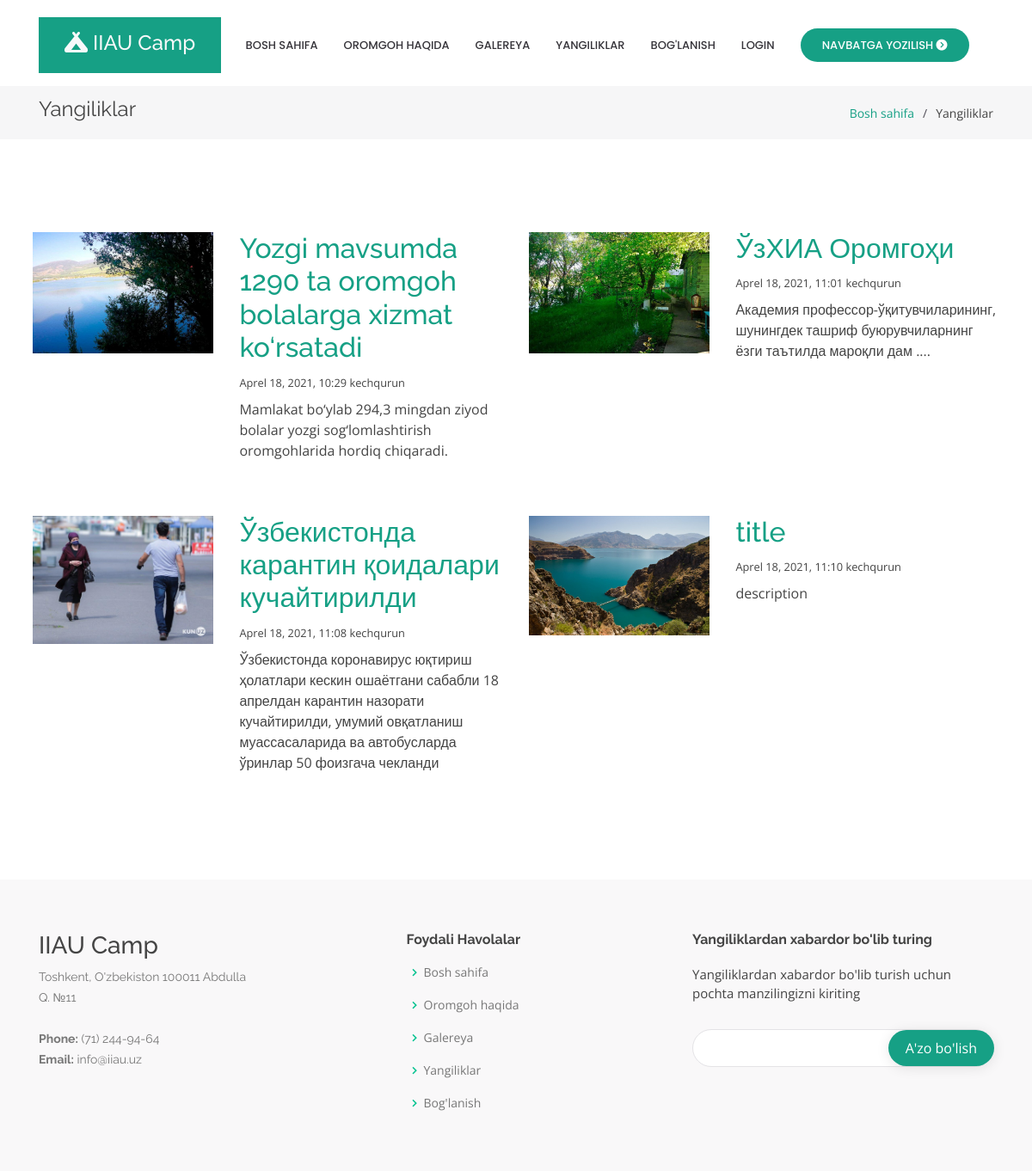
Page /news/ on the committed database.
### news/models.py (models this page shows, shortened)
class News(models.Model):
    title = models.CharField(max_length=255)
    description = models.TextField(null=True, blank=True)
    content = models.TextField()
    image = models.ImageField(null=True, blank=True)
    created_at = models.DateTimeField(auto_now=True)
    updated_at = models.DateTimeField(auto_now_add=True)
    def get_absolute_url(self):
        return reverse('news:news_detail', args=[self.id])

### news/views.py (the view)
# urls.py: path('', views.index, name='index')
def index(request):
    news = News.objects.all()
    return render(request, 'news.html', {'news': news})

### templates/news.html
{% extends 'base.html' %}
{% block main %}
    <main id="main">
        <section class="breadcrumbs">
            <div class="container">
                <div class="d-flex justify-content-between align-items-center">
                    <h2>Yangiliklar</h2>
                    <ol>
                        <li><a href="/">Bosh sahifa</a></li>
                        <li>Yangiliklar</li>
                    </ol>
                </div>
            </div>
        </section>
        <section class="inner-page">
            <div class="container px-2 my-4">
                <div class="row">
                    {% for new in news %}
                        <div class="col-lg-6 d-flex justify-content-md-center">
                            <div class="row my-4">
                                <div class="col-5">
                                    <img src="{{ new.image.url }}" class="w-100">
                                </div>
                                <div class="col-md-7">
                                    <h2>
                                        <a href="{{ new.get_absolute_url }}">{{ new.title }}</a>
                                    </h2>
                                    <small>{{ new.created_at }}</small>
                                    <p class="mt-md-2">
                                        {{ new.description }}
                                    </p>
                                </div>
                            </div>
                        </div>
                    {% endfor %}
                </div>
            </div>
        </section>
    </main>
{% endblock %}

### templates/base.html (shortened to what this page needs)
{% load static %}
<!DOCTYPE html>
<html lang="uz">
{% include 'layout/head.html' %}
<body>
{% include 'layout/header.html' %}
{% block main %}{% endblock %}
{% include 'layout/footer.html' %}
</body>
</html>

### templates/layout/head.html (shortened to what this page needs)
{% load static %}
<head>
    <link href="{% static 'assets/vendor/bootstrap/css/bootstrap.min.css' %}" rel="stylesheet">
    <link href="{% static 'assets/vendor/icofont/icofont.min.css' %}" rel="stylesheet">
    <link href="{% static 'assets/vendor/boxicons/css/boxicons.min.css' %}" rel="stylesheet">
    <link href="{% static 'assets/vendor/remixicon/remixicon.css' %}" rel="stylesheet">
    <link href="{% static 'assets/vendor/venobox/venobox.css' %}" rel="stylesheet">
    <link href="{% static 'assets/vendor/owl.carousel/assets/owl.carousel.min.css' %}" rel="stylesheet">
    <link href="{% static 'assets/vendor/aos/aos.css' %}" rel="stylesheet">
    <link href="{% static 'assets/css/style.css' %}" rel="stylesheet">
</head>

### templates/layout/header.html
{% load static %}
<header id="header" class="fixed-top d-flex align-items-center">
    <div class="container">
        <div class="header-container d-flex align-items-center">
            <div class="logo">
                <h4><a class="text-light" href="/"><i class="fas fa-campground"></i> <span>IIAU Camp</span></a></h4>
            </div>
            <nav class="nav-menu d-none d-lg-block text-center m-auto">
                <ul>
                    <li><a href="/#hero">Bosh sahifa</a></li>
                    <li><a href="/#about">Oromgoh haqida</a></li>
                    <li><a href="/#galery">Galereya</a></li>
                    <li><a href="/news">Yangiliklar</a></li>
                    <li><a href="/#contact">Bog'lanish</a></li>
                    {% if user.is_authenticated %}
                        <li class="nav-item dropdown">
                            <a class="nav-link" href="#" id="navbarDropdown" role="button"
                               data-toggle="dropdown" aria-haspopup="true" aria-expanded="false">
                                <i class="fas fa-user mr-1"></i>
                                {{ user }}
                            </a>
                            <div class="dropdown-menu" aria-labelledby="navbarDropdown">
                                <a class="dropdown-item" href="/control">Navbat tizimi</a>
                                <a class="dropdown-item" href="/logout"> <i class="fas fa-quit"></i>Chiqish</a>
                            </div>
                        </li>
                    {% else %}
                        <li><a href="/login">Login</a></li>
                        <li class="get-started"><a href="{% url 'main:queue' %}">Navbatga yozilish <i
                                class="fas fa-chevron-circle-right"></i></a></li>
                    {% endif %}
                </ul>
            </nav>
        </div>
    </div>
</header>

### templates/layout/footer.html
<footer id="footer">
    <div class="footer-top">
        <div class="container">
            <div class="row d-flex justify-content-sm-between">
                <div class="col-lg-3 col-md-6 footer-contact">
                    <h3>IIAU Camp</h3>
                    <p>Toshkent, O'zbekiston 100011
                        Abdulla Q. №11 <br><br>
                        <strong>Phone:</strong> (71) 244-94-64<br>
                        <strong>Email:</strong> info@iiau.uz<br>
                    </p>
                </div>
                <div class="col-lg-2 col-md-6 footer-links">
                    <h4>Foydali Havolalar</h4>
                    <ul>
                        <li><i class="bx bx-chevron-right"></i> <a href="#">Bosh sahifa</a></li>
                        <li><i class="bx bx-chevron-right"></i> <a href="#">Oromgoh haqida</a></li>
                        <li><i class="bx bx-chevron-right"></i> <a href="#">Galereya</a></li>
                        <li><i class="bx bx-chevron-right"></i> <a href="#">Yangiliklar</a></li>
                        <li><i class="bx bx-chevron-right"></i> <a href="#">Bog'lanish</a></li>
                    </ul>
                </div>
                <div class="col-lg-4 col-md-6 footer-newsletter">
                    <h4>Yangiliklardan xabardor bo'lib turing</h4>
                    <p>Yangiliklardan xabardor bo'lib turish uchun pochta manzilingizni kiriting</p>
                    <form action="" method="post">
                        <input type="email" name="email"><input type="submit" value="A'zo bo'lish">
                    </form>
                </div>
            </div>
        </div>
    </div>
</footer>

### templates/layout/foot.html (shortened to what this page needs)
{% load static %}

### static/assets/css/style.css (style rules this page uses)
body { font-family: "Open Sans", sans-serif; color: #444444; }
a { color: #16a085; }
h1, h2, h3, h4, h5, h6 { font-family: "Raleway", sans-serif; }
#header { transition: all 0.5s; z-index: 997; transition: all 0.5s; top: 20px; }
#header .header-container { background: #fff; }
#header .logo { overflow: hidden; padding: 16px 30px 12px 30px; background: #16a085; }
.nav-menu, .nav-menu * { margin: 0; padding: 0; list-style: none; }
.nav-menu > ul > li { position: relative; white-space: nowrap; float: left; }
.nav-menu a { display: block; position: relative; color: #36343a; padding: 10px 15px; transition: 0.3s; font-size: 13px; font-weight: 500; text-transform: uppercase; font-family: "Poppins", sans-serif; }
.nav-menu .get-started a { background: #16a085; color: #fff; border-radius: 50px; margin: 0 15px; padding: 10px 25px; }
.mobile-nav { position: fixed; top: 55px; right: 15px; bottom: 15px; left: 15px; z-index: 9999; overflow-y: auto; background: #fff; transition: ease-in-out 0.2s; opacity: 0; visibility: hidden; border-radius: 10px; padding: 10px 0; }
.mobile-nav * { margin: 0; padding: 0; list-style: none; }
.mobile-nav a { display: block; position: relative; color: #36343a; padding: 10px 20px; font-weight: 500; outline: none; }
.mobile-nav .get-started { text-align: center; }
.mobile-nav .get-started a { background: #16a085; color: #fff; border-radius: 50px; margin: 0 15px; padding: 10px 25px; display: inline-block; }
section { padding: 60px 0; overflow: hidden; }
.breadcrumbs { padding: 15px 0; background: #f6f6f7; margin-top: 100px; }
.breadcrumbs h2 { font-size: 24px; line-height: 1; font-weight: 400; }
.breadcrumbs ol { display: flex; flex-wrap: wrap; list-style: none; padding: 0; margin: 0; font-size: 14px; }
.breadcrumbs ol li + li { padding-left: 10px; }
.breadcrumbs ol li + li::before { display: inline-block; padding-right: 10px; color: #4f4c55; content: "/"; }
#footer { color: #444444; font-size: 14px; background: #f1f0f2; }
#footer .footer-top .row { display: flex; justify-content: space-between; }
#footer .footer-top { padding: 60px 0 30px 0; background: #f9f8f9; }
#footer .footer-top .footer-contact { margin-bottom: 30px; }
#footer .footer-top .footer-contact p { font-size: 14px; line-height: 24px; margin-bottom: 0; font-family: "Raleway", sans-serif; color: #777777; }
#footer .footer-top h4 { font-size: 16px; font-weight: bold; color: #444444; position: relative; padding-bottom: 12px; }
#footer .footer-top .footer-links { margin-bottom: 30px; }
#footer .footer-top .footer-links ul { list-style: none; padding: 0; margin: 0; }
#footer .footer-top .footer-links ul i { padding-right: 2px; color: #00c28e; font-size: 18px; line-height: 1; }
#footer .footer-top .footer-links ul li { padding: 10px 0; display: flex; align-items: center; }
#footer .footer-top .footer-links ul li:first-child { padding-top: 0; }
#footer .footer-top .footer-links ul a { color: #777777; transition: 0.3s; display: inline-block; line-height: 1; }
#footer .footer-newsletter { font-size: 15px; }
#footer .footer-newsletter h4 { font-size: 16px; font-weight: bold; color: #444444; position: relative; padding-bottom: 12px; }
#footer .footer-newsletter form { margin-top: 30px; background: #fff; padding: 6px 10px; position: relative; border-radius: 50px; text-align: left; border: 1px solid #e4e3e6; }
#footer .footer-newsletter form input[type="email"] { border: 0; padding: 4px 8px; width: calc(100% - 100px); }
#footer .footer-newsletter form input[type="submit"] { position: absolute; top: 0; right: -2px; bottom: 0; border: 0; background: none; font-size: 16px; padding: 0 20px; background: #16a085; color: #fff; transition: 0.3s; border-radius: 50px; box-shadow: 0px 2px 15px rgba(0, 0, 0, 0.1); }

### rows in the picture
News: image (picture), title "Yozgi mavsumda 1290 ta oromgoh bolalarga xizmat ko‘rsatadi", created_at "Aprel 18, 2021, 10:29 kechqurun", description "Mamlakat bo‘ylab 294,3 mingdan ziyod bolalar yozgi sog‘lomlashtirish oromgohlarida hordiq chiqaradi."
News: image (picture), title "ЎзХИА Оромгоҳи", created_at "Aprel 18, 2021, 11:01 kechqurun", description "Академия профессор-ўқитувчиларининг, шунингдек ташриф буюрувчиларнинг ёзги таътилда мароқли дам ...."
News: image (picture), title "Ўзбекистонда карантин қоидалари кучайтирилди", created_at "Aprel 18, 2021, 11:08 kechqurun", description "Ўзбекистонда коронавирус юқтириш ҳолатлари кескин ошаётгани сабабли 18 апрелдан карантин назорати кучайтирилди, умумий овқатланиш муассасаларида ва автобусларда ўринлар 50 фоизгача чекланди"
News: image (picture), title "title", created_at "Aprel 18, 2021, 11:10 kechqurun", description "description"
